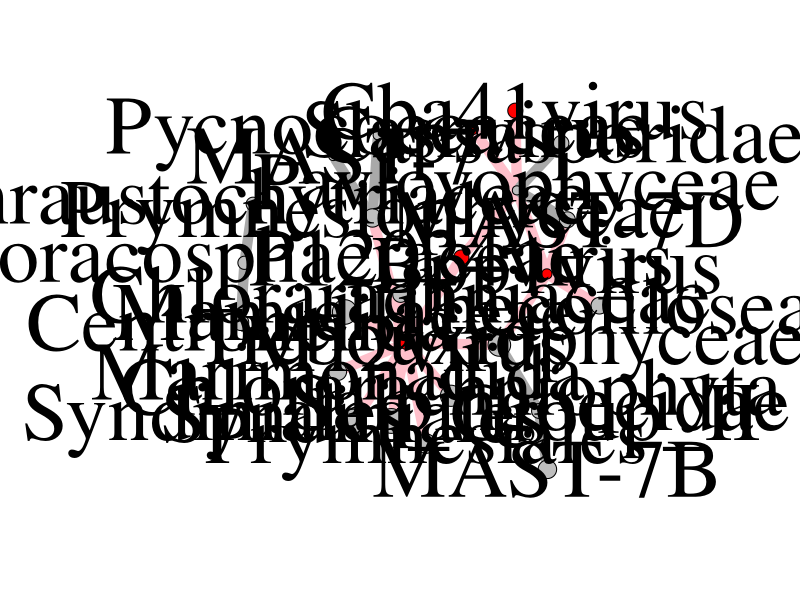

Recreate this plot in R. (Note: this script raises an error after producing the figure.)
library(igraph)
library(stringr)
library(readr)
library("gplots")

# GENERATE IGRAPH NETWORK FROM FASTSPAR P-VALUE MATRIX

pvals <- read_csv("pvalues.csv")
pvals.mat = pvals[,2:ncol(pvals)]

# set p-values of 0 to a non-zero, small p-value so we can take the logarithm
pvals.mat[pvals.mat == 0] = 0.000000001

# convert into significance
sig.mat = -1 * log10(pvals.mat)

# remove all edges with significance below 1
sig.mat[sig.mat<1] = 0
sig.mat = as.matrix(sig.mat)

# convert adjacency matrix into a graph
sparcc.graph = graph.adjacency(sig.mat,mode = "undirected")

# remove all nodes with no edges
Isolated = which(degree(sparcc.graph) == 0)
sparcc.graph = delete.vertices(sparcc.graph, Isolated)

sparcc.graph$weight <- sig.mat + 5

# display the graph
layout = layout.fruchterman.reingold
par(mar = c(5,5,5,5))

# set nodes as red if virus or gray if eukaryote
V(sparcc.graph)$color = ifelse(grepl("virus", V(sparcc.graph)$name), 
                               "red", "gray")
V(sparcc.graph)$label.cex = 5
V(sparcc.graph)$label.color = "black"

# set any edge connected to a virus node as pink 
edges = get.data.frame(sparcc.graph, what="edges")
E(sparcc.graph)$color = ifelse(grepl("virus", edges$from) | grepl("virus", edges$to),
                               "pink", "darkgray")

# set node size according to log of size
counts <- read_csv("counts.csv")
sizes = counts$sum[match(V(sparcc.graph)$name, counts$Family)]
sizes = log(sizes)*2

# output igraph as png
png(file = "network.png", height = 3000, width = 3000)
plot(sparcc.graph, rescale=TRUE, layout=layout, 
     directed = TRUE, vertex.size = sizes,
     label.dist=6, edge.width=10)
dev.off()

# GENERATE HEATMAP FROM FASTSPAR P-VALUE MATRIX

pvals <- read_csv("pvalues.csv")

# loop through the matrix
# remove columns and rows without any p-value less than 0.1
pvals[1] = NULL
toremove = c()
index = 1
for(row in pvals) {
  remove = TRUE
  for (column in row) {
    if(column <= 0.1)
      remove = FALSE
  }
  
  if(remove) {
    toremove = c(toremove, index)
  }
  
  index = index + 1
}

pvals <- pvals[-toremove,-toremove]
pvals = as.matrix(pvals)

# set gradient of color from p-values 0 to 0.1
# p-values greater than 0.1 are colored black

gradient = colorpanel(10, "red", "#520705")
col = c(gradient, "black")
breaks <- c(seq(0,0.1,length=11), 1)

# output heatmap as png
png(file = "0.1.png", height = 3000, width = 3500)
plot <- heatmap.2(pvals, dendrogram = "row",
                  scale = "none", col = col, breaks = breaks,
                  trace = "none", key=TRUE, symkey=FALSE, 
                  density.info="none", cexRow=6, cexCol=6,
                  labRow = colnames(pvals), margins=c(50,50),
                  keysize = 1, key.title = "p-value", key.xlab = NA,
                  lhei=c(0.17,2), lwid=c(0.7,2.5), key.par = list(cex=3))
dev.off()
